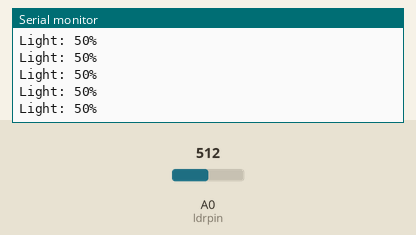
Bench run of a sketch on a simulated Arduino Uno, built with avr-gcc and run on an emulated ATmega328P. On the bench: the last lines printed to the serial monitor. Inputs (shaded band) come from the test bench; at power-on: A0 (ldrpin) = 512.

Above: at 1.2 s.
1.3 s: A0 (ldrpin) set to 716
At 1.56 s:
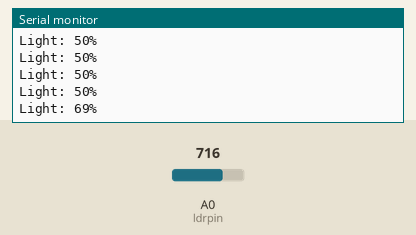
2.8 s: A0 (ldrpin) set to 900
At 2.96 s:
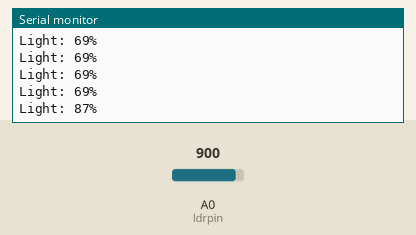
Timing chart, 0 to 5.8 s (numbered marks = the images above; inputs shaded):
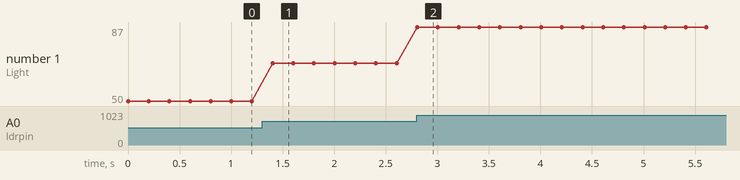

The sketch:

Task_1.12.ino
```cpp
#include <Arduino.h>
const int ldrpin=A0;
void setup() {
  Serial.begin(9600);
  // put your setup code here, to run once:

}

void loop() {
  //Read ldr or light value
  int light_amount = analogRead(ldrpin);
int light_percent = map(light_amount, 0, 1023, 0, 100);
Serial.print("Light: ");
Serial.print(light_percent);
Serial.println("%");
delay(200);


}
```

Measured:
- after the input at 1.3 s, the serial monitor: prints a new line after 0.10 s (image 1)
- after the input at 2.8 s, the serial monitor: prints a new line at once (image 2)
- plotted number 1: 50 → 69 after the input at 1.3 s, 69 → 87 after the input at 2.8 s
